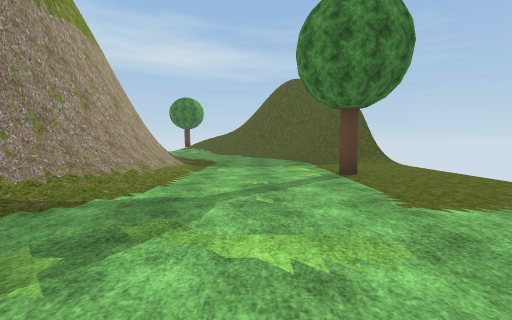
View 1 (above)

21 first-person views from a walk through a 3-D level made in the Unity game engine. The camera is 1.4 m above the floor, tilts 4° down and sees 90° across. The floor is counted in squares, 2 m on a side. Each view is taken from the middle of a square. On the plan, view 1 faces up. The plan holds only what a view shows up to about 9 squares ahead; the rest is blank. The place goes on beyond the plan. Some trees and plants on the terrain are drawn as simple stand-ins. The player is left out. Some surface patterns are stand-ins.

View 2
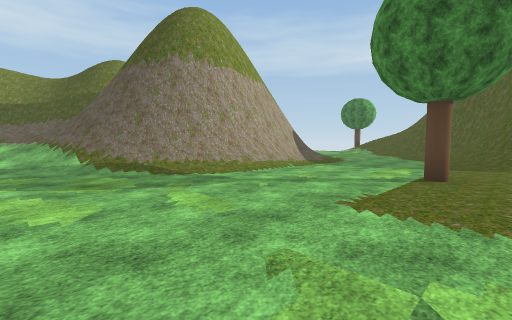

View 3
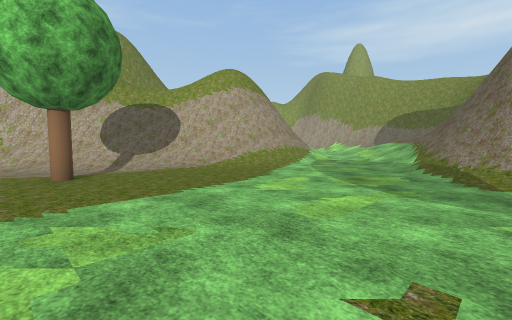

View 4
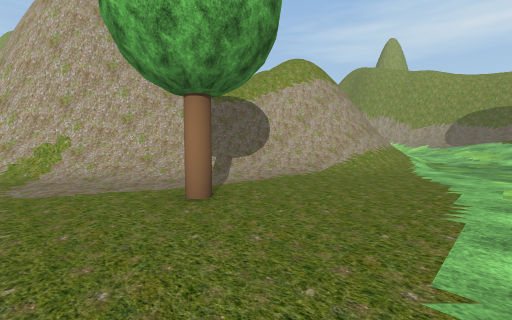

View 5
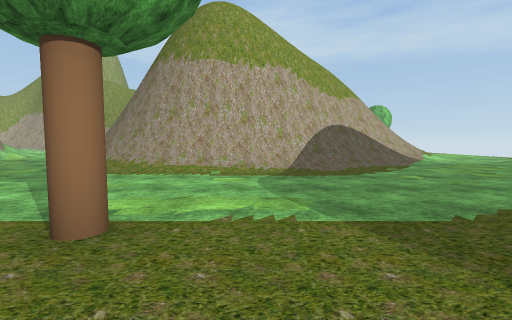

View 6
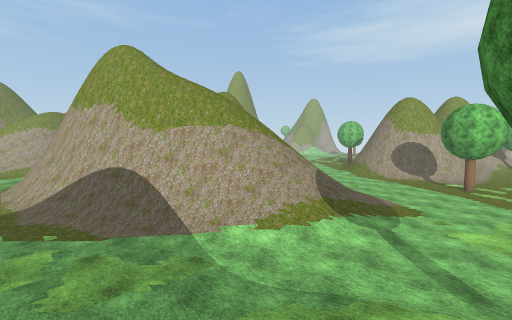

View 7
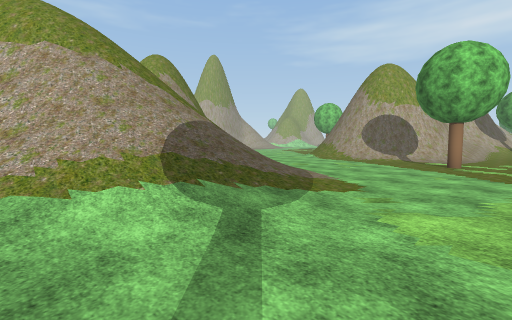

View 8
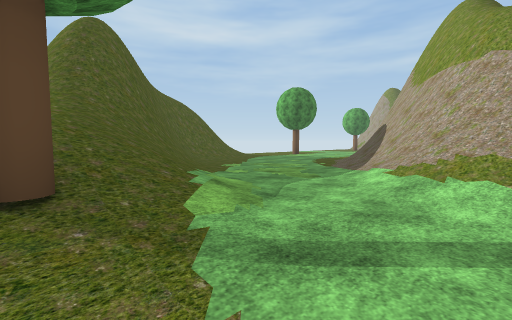

View 9
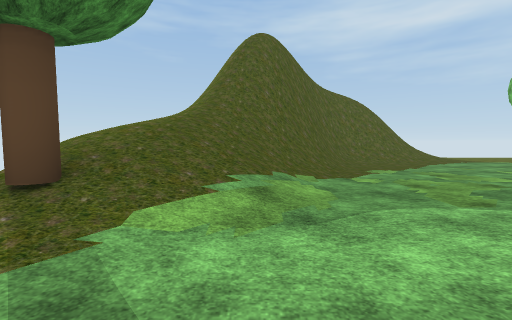

View 10
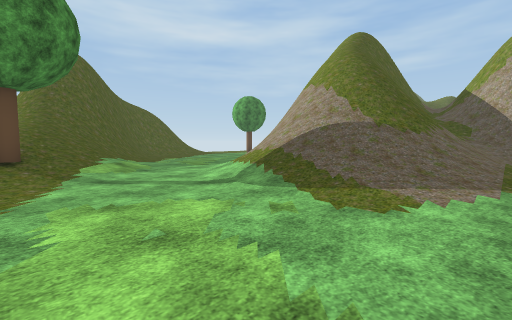

View 11
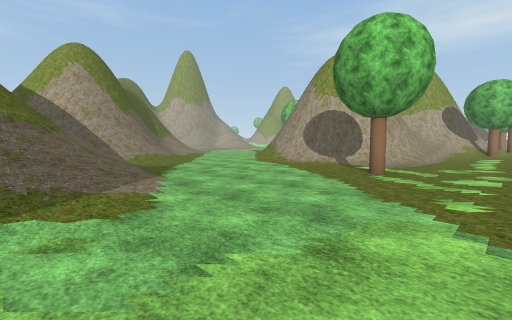

View 12
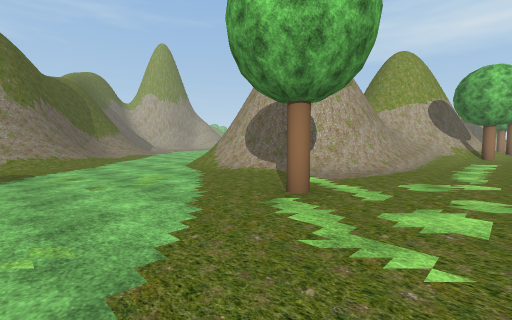

View 13
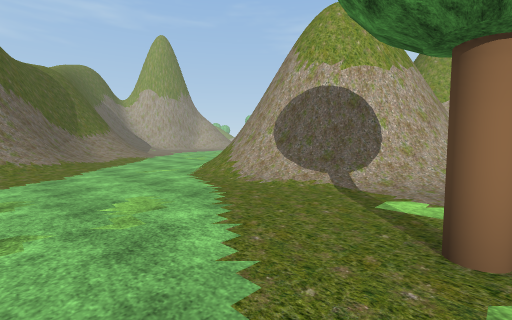

View 14
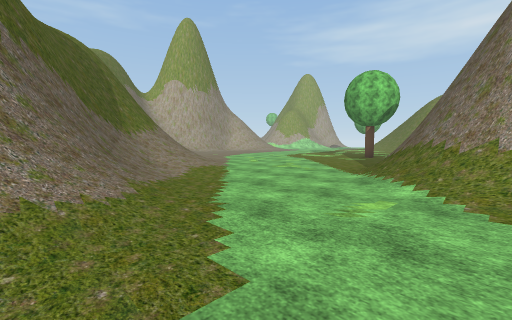

View 15
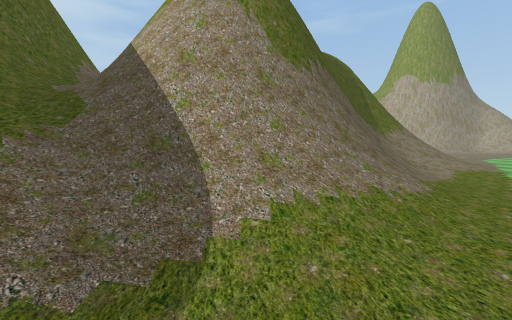

View 16
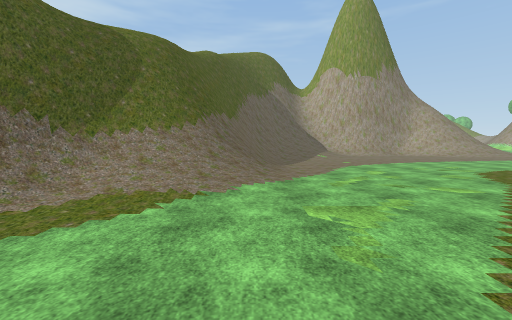

View 17
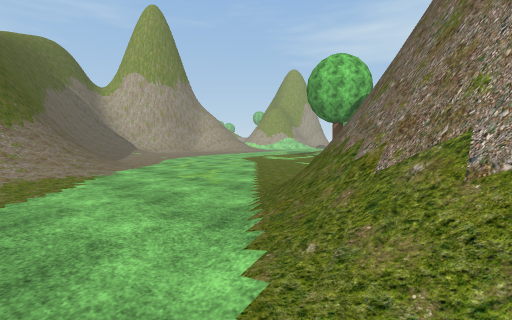

View 18
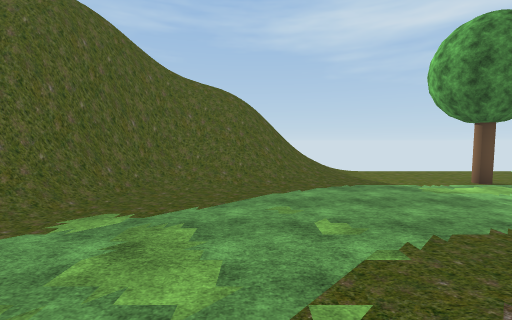

View 19
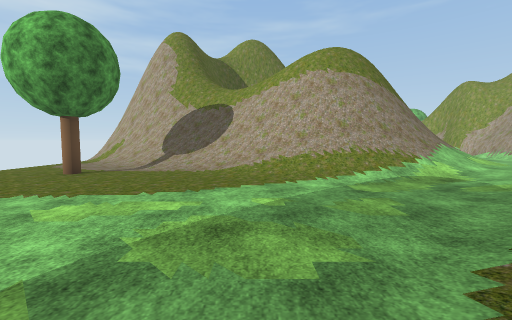

View 20
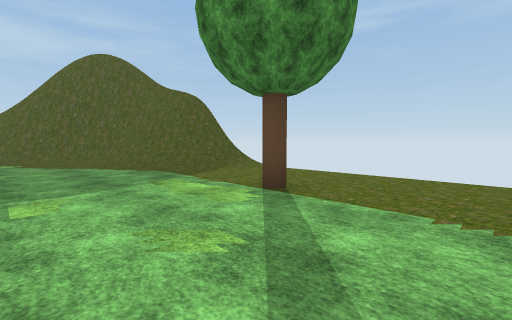

View 21
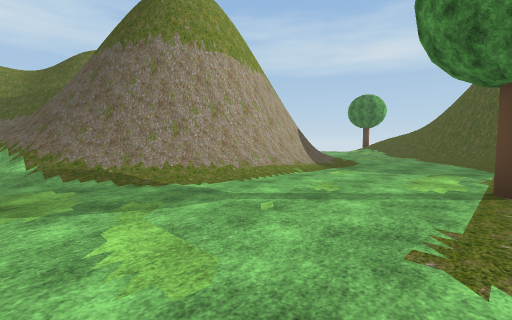

### Floor plan
Key: @ floor where view 1 was taken; # wall or solid block; . main floor; : floor 0.25 m higher than the main floor; + floor 0.5 m higher than the main floor; * floor 1.5 m higher than the main floor; % floor 9.25 m higher than the main floor; & floor 10.5 m higher than the main floor; / step, stairs or slope; = window, fence, low wall or low ledge; v drop or lower ground; T tree.
Columns run from 22 left of view 1 to 4 right of it. Each row starts with its distance up from view 1.
 18 .................T////=
 17 ................./////=#
 16 ///....T..........///###
 15 ####/........::...../###
 14    ##/....../////..../###
 13     ##.....///////...../##
 12     ##.....////=#/......##
 11     ##...../////##/...../##
 10    ##/...../  //v##/....///
  9    //....////  //v#/.....//
  8 ......../###//  %v##.......
  7 ........#####/# &v #/......
  6 ......:/##  #/#v vv#/...T..
  5 .....//##     #v v #/......
  4 ....///##     # vv##/......
  3 ....//##         ###.......
  2 ..../##         ###/......
  1 ..../#        /////.......
  0 ....##        *//:....@....
 -1               //:..........
 -2                +:///.......
 -3               +///////..T..
 -4               //#####///...
 -5                ##   ##=//..
 -6                      ####/.
 -7                         ##/
 -8                         ###

Positions as (right, up) in squares from view 1, and headings:
1: (0, 0), facing up
2: (3, 0), facing up-left
3: (3, 3), facing down-left
4: (4, 0), facing down-left
5: (4, 7), facing left
6: (-2, 17), facing down-left
7: (-6, 17), facing down-left
8: (-7, 18), facing down-right
9: (-7, 16), facing right
10: (-11, 18), facing down-right
11: (-9, 18), facing down-left
12: (-12, 18), facing down-left
13: (-13, 16), facing down-left
14: (-13, 11), facing down-left
15: (-12, 11), facing down
16: (-18, 9), facing down
17: (-16, 11), facing down-left
18: (-4, 11), facing right
19: (-2, 3), facing down
20: (-1, 3), facing up-right
21: (2, 1), facing up-left
